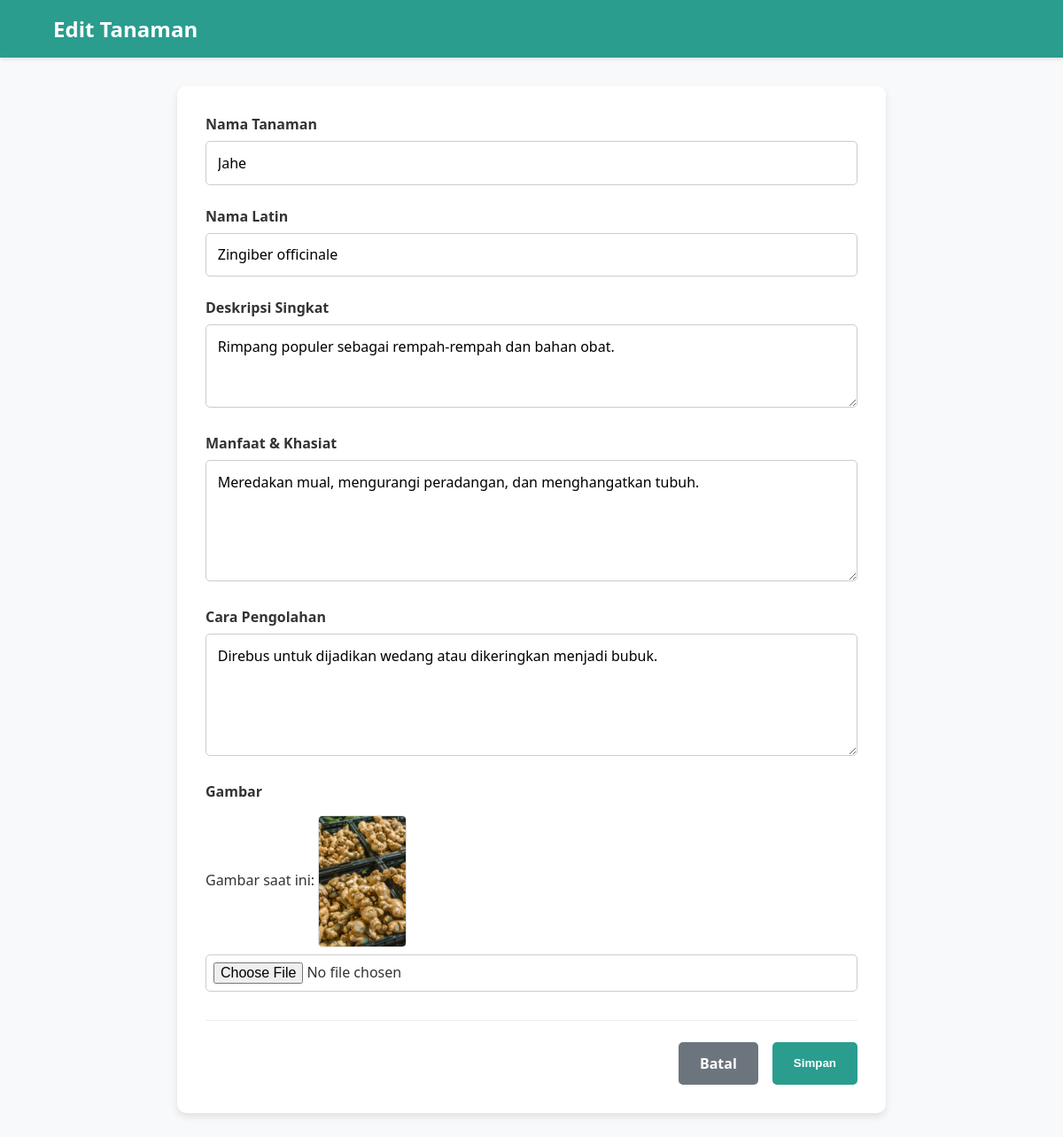
Screenshot of /admin/edit/1 (signed in) with the database file from the repository.
### tables this page shows
CREATE TABLE tanaman (
                id INTEGER PRIMARY KEY,
                nama TEXT NOT NULL,
                namaLatin TEXT,
                gambar TEXT,
                deskripsiSingkat TEXT,
                manfaat TEXT,
                caraPengolahan TEXT
            );

### app.py (the view, shortened to what this page needs)
@app.route('/admin/edit/<int:id>', methods=['GET', 'POST'])
@login_required
def edit_tanaman(id):
    conn = db_connection()
    tanaman = conn.execute('SELECT * FROM tanaman WHERE id = ?', (id,)).fetchone()
    conn.close()
    return render_template('form_tanaman.html', title="Edit Tanaman", tanaman=tanaman)

### app.py (called while the page is built)
def db_connection():
    conn = None
    try:
        conn = sqlite3.connect('toga.sqlite')
        conn.row_factory = sqlite3.Row # Ini akan membuat hasil query bisa diakses seperti dictionary
    except sqlite3.error as e:
        print(e)
    return conn

def login_required(f):
    @wraps(f)
    def decorated_function(*args, **kwargs):
        if 'logged_in' not in session:
            return redirect(url_for('login'))
        return f(*args, **kwargs)
    return decorated_function

### templates/form_tanaman.html (shortened to what this page needs)
<!DOCTYPE html>
<html lang="id">
<head>
    <link rel="stylesheet" href="{{ url_for('static', filename='css/base.css') }}">
    <link rel="stylesheet" href="{{ url_for('static', filename='css/components.css') }}">
    <link rel="stylesheet" href="{{ url_for('static', filename='css/admin.css') }}">
</head>
<body>
    <header>
        <h1>{{ title }}</h1>
    </header>
    <main class="admin-form-page">
        <form method="POST" enctype="multipart/form-data" class="crud-form">
            <div class="form-group">
                <label for="nama">Nama Tanaman</label>
                <input type="text" id="nama" name="nama" value="{{ tanaman.nama or '' }}" required>
            </div>
            <div class="form-group">
                <label for="namaLatin">Nama Latin</label>
                <input type="text" id="namaLatin" name="namaLatin" value="{{ tanaman.namaLatin or '' }}">
            </div>
            <div class="form-group">
                <label for="deskripsiSingkat">Deskripsi Singkat</label>
                <textarea id="deskripsiSingkat" name="deskripsiSingkat" rows="3" required>{{ tanaman.deskripsiSingkat or '' }}</textarea>
            </div>
            <div class="form-group">
                <label for="manfaat">Manfaat & Khasiat</label>
                <textarea id="manfaat" name="manfaat" rows="5" required>{{ tanaman.manfaat or '' }}</textarea>
            </div>
            <div class="form-group">
                <label for="caraPengolahan">Cara Pengolahan</label>
                <textarea id="caraPengolahan" name="caraPengolahan" rows="5" required>{{ tanaman.caraPengolahan or '' }}</textarea>
            </div>
            <div class="form-group">
                <label for="gambar">Gambar</label>
                {% if tanaman.gambar %}
                    <p>Gambar saat ini: <img src="{{ url_for('static', filename=tanaman.gambar) }}" alt="Gambar saat ini" class="form-current-img"></p>
                {% endif %}
                <input type="file" id="gambar-input" name="gambar" accept="image/*">
            </div>
            <div class="form-actions">
                <a href="{{ url_for('admin_dashboard') }}" class="btn-cancel">Batal</a>
                <button type="submit" id="submit-btn" class="btn-submit">Simpan</button>
            </div>
        </form>
    </main>
</body>
</html>

### static/css/base.css (style rules this page uses)
:root { --primary-green: #2a9d8f; --secondary-green: #e9c46a; --background-color: #f8f9fa; --text-color: #333; --card-bg: #ffffff; --shadow: 0 4px 8px rgba(0, 0, 0, 0.1); }
* { margin: 0; padding: 0; box-sizing: border-box; }
body { font-family: 'Segoe UI', Tahoma, Geneva, Verdana, sans-serif; background-color: var(--background-color); color: var(--text-color); }
header { background-color: var(--primary-green); color: white; padding: 1rem 5%; display: flex; align-items: center; box-shadow: 0 2px 4px rgba(0,0,0,0.1); }
header h1 { font-size: 1.5rem; }
main { padding: 2rem 5%; }

### static/css/components.css (style rules this page uses)
.btn-submit, .btn-add, .btn-edit, .btn-delete, .btn-cancel { padding: 0.8rem 1.5rem; border: none; border-radius: 5px; cursor: pointer; font-weight: 600; text-decoration: none; display: inline-block; text-align: center; transition: background-color 0.2s, transform 0.2s; }
.btn-submit, .btn-add { background-color: var(--primary-green); color: white; }
.btn-cancel { background-color: #6c757d; color: white; }

### static/css/admin.css (style rules this page uses)
.admin-form-page { padding: 2rem 5%; }
.crud-form { background: white; padding: 2rem; border-radius: 10px; box-shadow: var(--shadow); max-width: 800px; margin: 0 auto; }
.crud-form .form-group { margin-bottom: 1.5rem; }
.crud-form label { display: block; font-weight: 600; margin-bottom: 0.5rem; color: #333; }
.crud-form input[type="text"], .crud-form textarea, .crud-form input[type="file"] { width: 100%; padding: 0.8rem; border: 1px solid #ccc; border-radius: 5px; font-family: inherit; font-size: 1rem; }
.crud-form input[type="file"] { padding: 0.5rem; }
.crud-form .form-current-img { max-width: 100px; height: auto; border-radius: 5px; border: 1px solid #ddd; margin-top: 0.5rem; margin-bottom: 0.5rem; vertical-align: middle; }
.crud-form .form-actions { display: flex; justify-content: flex-end; gap: 1rem; margin-top: 2rem; border-top: 1px solid #eee; padding-top: 1.5rem; }

### rows the page displays
tanaman: nama "Jahe", namaLatin "Zingiber officinale", deskripsiSingkat "Rimpang populer sebagai rempah-rempah dan bahan obat.", manfaat "Meredakan mual, mengurangi peradangan, dan menghangatkan tubuh.", caraPengolahan "Direbus untuk dijadikan wedang atau dikeringkan menjadi bubuk.", gambar (picture)

### other values shown
{{ title }} "Edit Tanaman"
